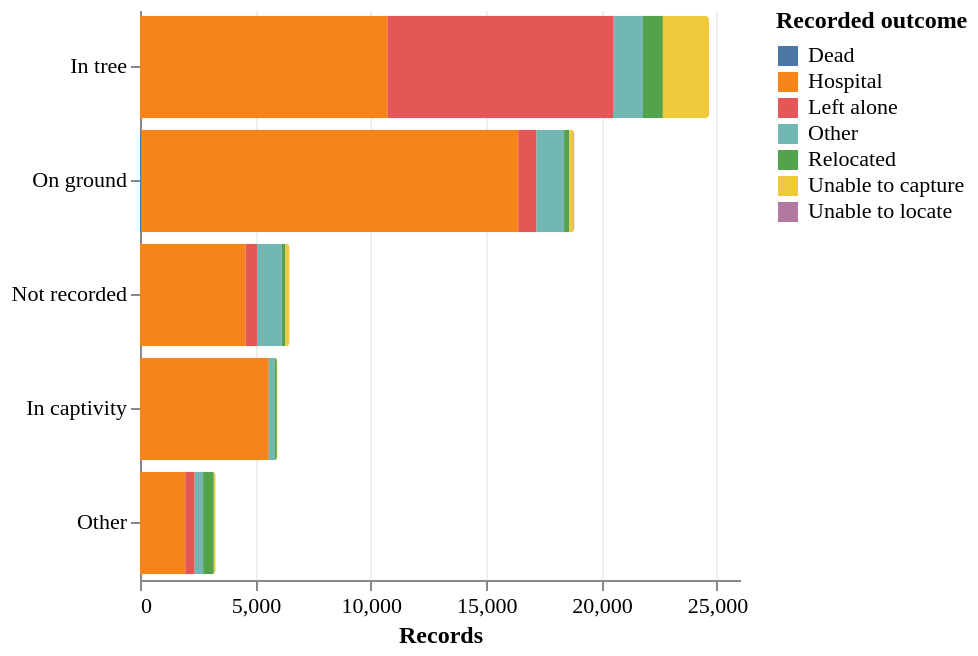

The specification (Vega-Lite) saved for this image:
### Vega-Lite specification from a JSON file in a GitHub repository (floating-point values rounded to 4 significant figures)
{"$schema": "https://vega.github.io/schema/vega-lite/v5.json", "background": "white", "config": {"font": "DM Sans", "axis": {"labelFontSize": 11, "titleFontSize": 12, "gridColor": "#edf1ed"}, "legend": {"labelFontSize": 11, "titleFontSize": 12}, "view": {"stroke": null}}, "data": {"values": [{"situation": "In captivity", "fate": "Hospital", "records": 5581}, {"situation": "In captivity", "fate": "Other", "records": 258}, {"situation": "In captivity", "fate": "Relocated", "records": 90}, {"situation": "In captivity", "fate": "Unable to capture", "records": 34}, {"situation": "In tree", "fate": "Hospital", "records": 10725}, {"situation": "In tree", "fate": "Left alone", "records": 9772}, {"situation": "In tree", "fate": "Other", "records": 1299}, {"situation": "In tree", "fate": "Relocated", "records": 861}, {"situation": "In tree", "fate": "Unable to capture", "records": 2003}, {"situation": "Not recorded", "fate": "Hospital", "records": 4575}, {"situation": "Not recorded", "fate": "Left alone", "records": 499}, {"situation": "Not recorded", "fate": "Other", "records": 1071}, {"situation": "Not recorded", "fate": "Relocated", "records": 155}, {"situation": "Not recorded", "fate": "Unable to capture", "records": 183}, {"situation": "On ground", "fate": "Dead", "records": 52}, {"situation": "On ground", "fate": "Hospital", "records": 16338}, {"situation": "On ground", "fate": "Left alone", "records": 794}, {"situation": "On ground", "fate": "Other", "records": 1192}, {"situation": "On ground", "fate": "Relocated", "records": 228}, {"situation": "On ground", "fate": "Unable to capture", "records": 188}, {"situation": "On ground", "fate": "Unable to locate", "records": 35}, {"situation": "Other", "fate": "Hospital", "records": 1964}, {"situation": "Other", "fate": "Left alone", "records": 406}, {"situation": "Other", "fate": "Other", "records": 366}, {"situation": "Other", "fate": "Relocated", "records": 462}, {"situation": "Other", "fate": "Unable to capture", "records": 82}]}, "width": "container", "height": 285, "mark": {"type": "bar", "cornerRadiusEnd": 2}, "encoding": {"y": {"field": "situation", "type": "nominal", "title": null, "sort": "-x"}, "x": {"field": "records", "type": "quantitative", "aggregate": "sum", "stack": "zero", "title": "Records"}, "color": {"field": "fate", "type": "nominal", "title": "Recorded outcome", "scale": {"scheme": "tableau10"}}, "tooltip": [{"field": "situation", "type": "nominal"}, {"field": "fate", "type": "nominal"}, {"field": "records", "type": "quantitative", "format": ","}]}}
